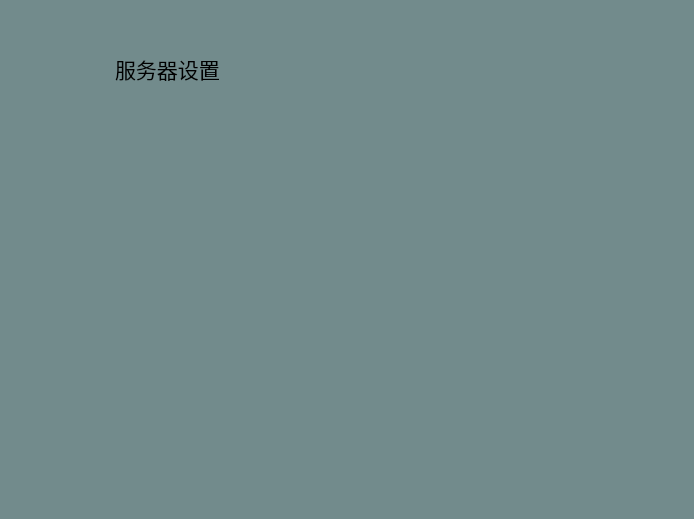
<?xml version="1.0" encoding="UTF-8"?>
<ui version="4.0">
 <class>SettingWindow</class>
 <widget class="QWidget" name="SettingWindow">
  <property name="geometry">
   <rect>
    <x>0</x>
    <y>0</y>
    <width>694</width>
    <height>519</height>
   </rect>
  </property>
  <property name="windowTitle">
   <string>Form</string>
  </property>
  <property name="styleSheet">
   <string notr="true">QWidget#SettingWindow{
	background-color: #728B8C;
	border-radius: 15px;
}

</string>
  </property>
  <layout class="QVBoxLayout" name="verticalLayout_2">
   <property name="spacing">
    <number>0</number>
   </property>
   <property name="leftMargin">
    <number>0</number>
   </property>
   <property name="topMargin">
    <number>0</number>
   </property>
   <property name="rightMargin">
    <number>0</number>
   </property>
   <property name="bottomMargin">
    <number>0</number>
   </property>
   <item>
    <widget class="LoginTitleWidget" name="widget_6" native="true">
     <property name="maximumSize">
      <size>
       <width>16777215</width>
       <height>30</height>
      </size>
     </property>
    </widget>
   </item>
   <item>
    <widget class="QWidget" name="widget_5" native="true">
     <layout class="QHBoxLayout" name="horizontalLayout">
      <item>
       <widget class="SettingWindowSiderWidget" name="settingViewSiderWg" native="true">
        <property name="maximumSize">
         <size>
          <width>100</width>
          <height>16777215</height>
         </size>
        </property>
       </widget>
      </item>
      <item>
       <widget class="QWidget" name="widget_2" native="true">
        <layout class="QVBoxLayout" name="verticalLayout">
         <property name="leftMargin">
          <number>0</number>
         </property>
         <property name="topMargin">
          <number>0</number>
         </property>
         <property name="rightMargin">
          <number>0</number>
         </property>
         <property name="bottomMargin">
          <number>0</number>
         </property>
         <item>
          <widget class="QWidget" name="widget_3" native="true">
           <property name="sizePolicy">
            <sizepolicy hsizetype="Fixed" vsizetype="Fixed">
             <horstretch>0</horstretch>
             <verstretch>0</verstretch>
            </sizepolicy>
           </property>
           <property name="minimumSize">
            <size>
             <width>0</width>
             <height>40</height>
            </size>
           </property>
           <property name="maximumSize">
            <size>
             <width>16777215</width>
             <height>20</height>
            </size>
           </property>
           <layout class="QHBoxLayout" name="horizontalLayout_2">
            <property name="leftMargin">
             <number>0</number>
            </property>
            <property name="topMargin">
             <number>0</number>
            </property>
            <property name="rightMargin">
             <number>0</number>
            </property>
            <property name="bottomMargin">
             <number>0</number>
            </property>
            <item>
             <widget class="QLabel" name="label">
              <property name="sizePolicy">
               <sizepolicy hsizetype="Preferred" vsizetype="Preferred">
                <horstretch>0</horstretch>
                <verstretch>0</verstretch>
               </sizepolicy>
              </property>
              <property name="font">
               <font>
                <family>Source Code Pro</family>
                <pointsize>16</pointsize>
               </font>
              </property>
              <property name="text">
               <string>服务器设置</string>
              </property>
             </widget>
            </item>
           </layout>
          </widget>
         </item>
         <item>
          <widget class="SettingWindowStackWidget" name="settingViewStackWg" native="true"/>
         </item>
        </layout>
       </widget>
      </item>
     </layout>
    </widget>
   </item>
  </layout>
 </widget>
 <customwidgets>
  <customwidget>
   <class>LoginTitleWidget</class>
   <extends>QWidget</extends>
   <header>loginwindow/logintitlewidget.h</header>
   <container>1</container>
  </customwidget>
  <customwidget>
   <class>SettingWindowStackWidget</class>
   <extends>QWidget</extends>
   <header>submodule/settingwindow/settingwindowstackwidget.h</header>
   <container>1</container>
  </customwidget>
  <customwidget>
   <class>SettingWindowSiderWidget</class>
   <extends>QWidget</extends>
   <header>submodule/settingwindow/settingwindowsiderwidget.h</header>
   <container>1</container>
  </customwidget>
 </customwidgets>
 <resources/>
 <connections/>
</ui>
